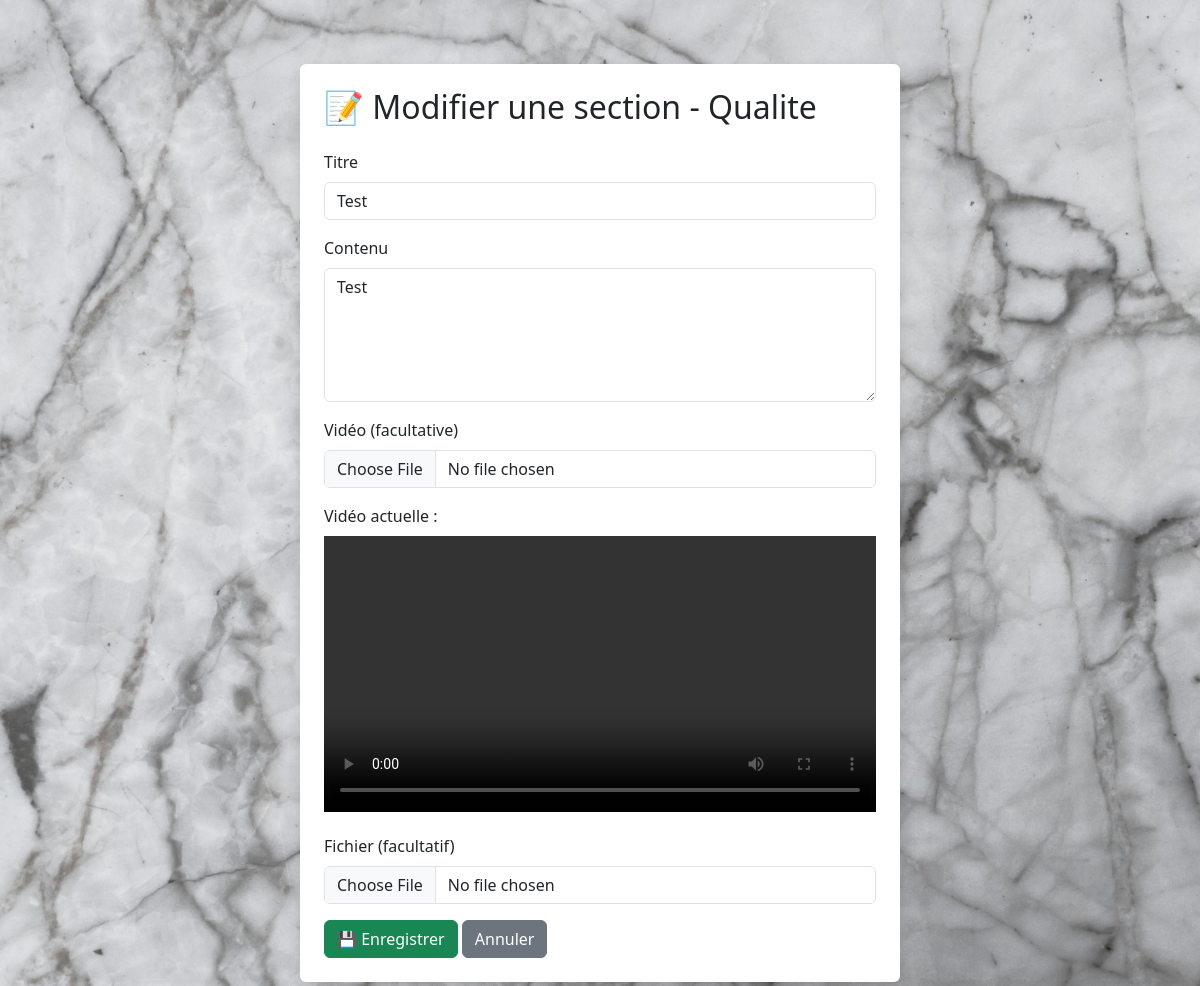
Page /admin/sections/qualite/update/2 (signed in) on the committed database.
### models.py (models this page shows)
class Section(db.Model):
    __tablename__ = 'section'
    id = db.Column(db.Integer, primary_key=True)
    title = db.Column(db.String(200), nullable=False)
    content = db.Column(db.Text, nullable=True)
    video_url = db.Column(db.String(300), nullable=True)
    file_path = db.Column(db.String(200), nullable=True)
    theme = db.Column(db.String(50), nullable=False)
    user_id = db.Column(db.Integer, db.ForeignKey('user.id'), nullable=False)

### app.py (the view, shortened to what this page needs)
@app.route('/admin/sections/<theme>/update', methods=['GET', 'POST'])
@app.route('/admin/sections/<theme>/update/<int:section_id>', methods=['GET', 'POST'])
@login_required
def update_section(theme, section_id=None):
    section = Section.query.get(section_id) if section_id else None
    return render_template('update_section.html', section=section, theme=theme)

### app.py (called while the page is built)
@login_manager.user_loader
def load_user(user_id):
    return User.query.get(int(user_id))

### templates/update_section.html (shortened to what this page needs)
<!DOCTYPE html>
<html lang="fr">
<head>
    <link href="https://cdn.jsdelivr.net/npm/bootstrap@5.3.0/dist/css/bootstrap.min.css" rel="stylesheet">
</head>
<body style="background-image: url('/static/marbre.jpg'); background-size: cover;" class="p-4">
<div class="container bg-white p-4 rounded shadow" style="max-width: 600px; margin-top: 40px;">
    <h2 class="mb-4">
        {% if section %}📝 Modifier{% else %}➕ Ajouter{% endif %} une section{% if theme %} - {{ theme|capitalize }}{% endif %}
    </h2>
    <form method="POST" enctype="multipart/form-data">
        <div class="mb-3">
            <label for="title" class="form-label">Titre</label>
            <input type="text" name="title" class="form-control" value="{{ section.title if section else '' }}" required>
        </div>
        <div class="mb-3">
            <label for="content" class="form-label">Contenu</label>
            <textarea name="content" class="form-control" rows="5">{{ section.content if section else '' }}</textarea>
        </div>
        <div class="mb-3">
            <label for="video" class="form-label">Vidéo (facultative)</label>
            <input type="file" name="video" class="form-control">
        </div>
        {% if section and section.video_url %}
        <div class="mb-3">
            <label class="form-label">Vidéo actuelle :</label><br>
            <video width="100%" height="auto" controls>
                <source src="{{ url_for('static', filename=section.video_url) }}" type="video/mp4">
            </video>
        </div>
        {% endif %}
        <div class="mb-3">
            <label for="file" class="form-label">Fichier (facultatif)</label>
            <input type="file" name="file" class="form-control">
        </div>
        <button type="submit" class="btn btn-success">💾 Enregistrer</button>
        <a href="{{ url_for('admin_sections', theme=theme) }}" class="btn btn-secondary">Annuler</a>
    </form>
</div>
</body>
</html>

### rows in the picture
Section: theme "Qualite", title "Test", content "Test"
